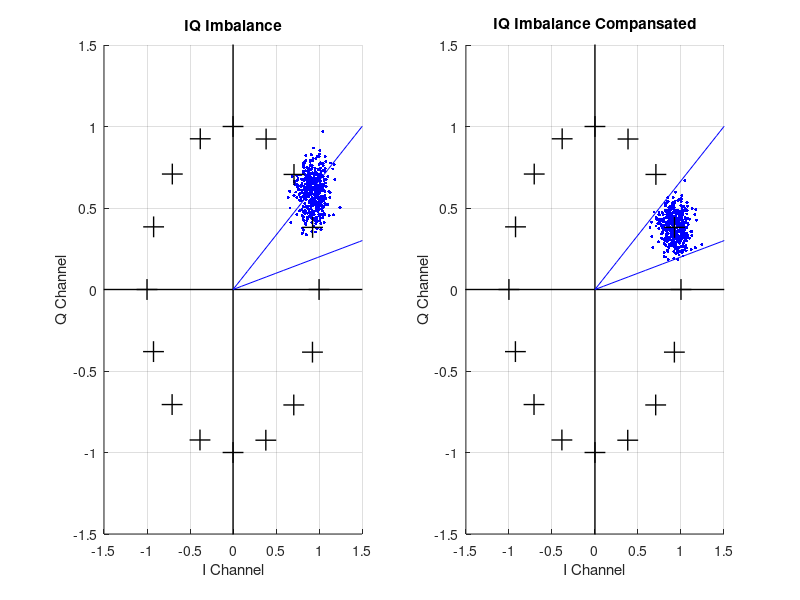

Recreate this plot in MATLAB.

% 16 PSK Modulation Signal Error Rate 

close all 
clear 
clc

I0=1;
Q0=1;
e=1;
d=0;

t=0:0.1:360;
x_int=1*(cosd(t)+1i*sind(t));

error1 = 0;
error2 = 0;

% noise and iteration counter
noise = 20;
iteration = 400;

for k=1:iteration
    e=0.3;
    d=5;
    
    noisy_sine = awgn((1+e).*sind(t+d), noise);
    noisy_cosine = awgn(1*cosd(t), noise);
    
    x = noisy_cosine + 1i*(noisy_sine);
    
    subplot(1,2,1);
    hold on;
    plot(real(x(225)),imag(x(225)),"b.","MarkerSize",7);
    hold off;
    
    t1=-1.*mean(sign(real(x)).*imag(x));
    t2=mean(abs(real(x)));
    t3=mean(abs(imag(x)));
    c1=t1/t2;
    c2=sqrt((t3^2-t1^2)/(t2^2));
    g=t3/t2;
    f=asind(t1/t3);
    y=(real(x).*c2+1i*(c1.*real(x)+imag(x)))/c2;

    compansated_angle = atand(imag(x(225))/real(x(225)));
    if (compansated_angle < 11.3) || (compansated_angle > 33.7)
        error1 = error1 + 1;
    end
    
    compansated_angle = atand(imag(y(225))/real(y(225)));
    if (compansated_angle < 11.3) || (compansated_angle > 33.7)
        error2 = error2 + 1;
    end
    
    subplot(1,2,2);
    hold on;
    plot(real(y(225)),imag(y(225)),"b.","MarkerSize",7);
    hold off;
    
end

l1 = t*cosd(11.3) + 1i.*t.*sind(11.3);
l2 = t*cosd(33.7) + 1i.*t.*sind(33.7);

for k = 1:2
    
    subplot(1,2,k);
    hold on;
    grid on
    xlabel("I Channel");
    ylabel("Q Channel");
    title("IQ Imbalance");
    axis([-1.5 1.5 -1.5 1.5]);
    for j = 1:4  
        plot(real(x_int(900*(j-1)+1)),imag(x_int(900*(j-1)+1)),"k+","MarkerSize",15,"LineWidth",1);
        plot(real(x_int(900*(j-1)+225)),imag(x_int(900*(j-1)+225)),"k+","MarkerSize",15,"LineWidth",1);
        plot(real(x_int(900*(j-1)+450)),imag(x_int(900*(j-1)+450)),"k+","MarkerSize",15,"LineWidth",1);
        plot(real(x_int(900*(j-1)+675)),imag(x_int(900*(j-1)+675)),"k+","MarkerSize",15,"LineWidth",1);
    end
    plot([-2 2], [0 0], 'k', 'LineWidth', 1)  %xxx
    plot([0 0], [-2 2], 'k', 'LineWidth', 1) %yyy
    plot(real(l1), imag(l1), 'b');
    plot(real(l2), imag(l2), 'b');
    
    hold off;
end

subplot(1,2,2);
title("IQ Imbalance Compansated");

BER1 = error1 / iteration;
disp(['Error Imbalance: ', num2str(error1), ' times, BER: %', num2str(BER1*100)]);
BER2 = error2 / iteration;
disp(['Error Compansated: ', num2str(error2), ' times, BER: %', num2str(BER2*100)]);









